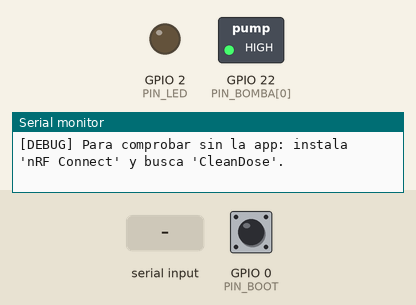
Simulated run of this sketch. Board: ESP32. Parts: switched loads named in the sketch (green lamp = pin HIGH), output pins drawn as LEDs (lit = HIGH), the last lines printed to the serial monitor. Dashed ring = blinking. Inputs (shaded band) come from the test bench; at power-on: GPIO 0 (PIN_BOOT) HIGH. EEPROM starts erased; nothing arrives over Bluetooth unless stated; a phone connects over Bluetooth LE 3 s after start.

Above: at 1.5 s.
1.6 s: "p90\n" received over Serial
At 4.5 s:
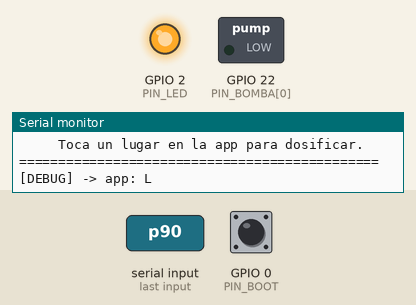
4.6 s: GPIO 0 (PIN_BOOT) pulled LOW for 3.2 s
At 9.7 s:
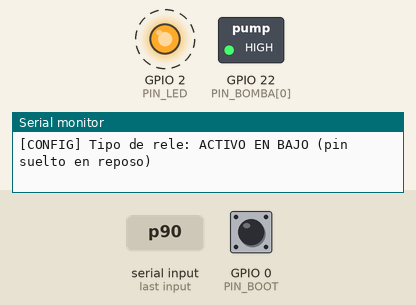
10.9 s: "p;45\n" received over Serial
At 11.35 s:
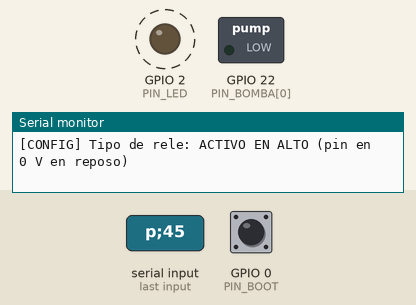
13.6 s: "p" received over Serial
At 16.6 s:
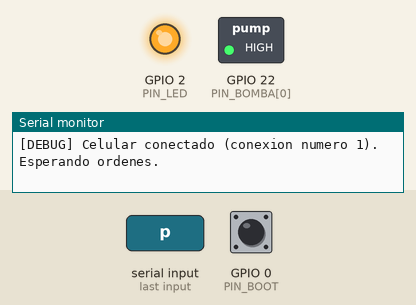
Timing chart, 0 to 18.1 s (numbered marks = the images above; inputs shaded):
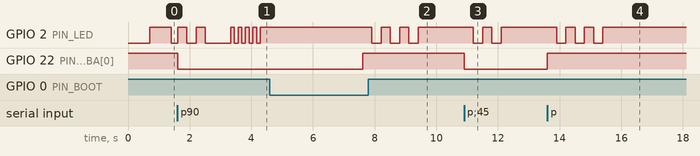

Measured:
- after the input at 1.6 s, GPIO 22 (PIN_BOMBA[0]): HIGH → LOW at once
- after the input at 4.6 s, GPIO 2 (PIN_LED): alternates HIGH for 0.30 s and LOW for 0.30 s, 6 changes in all, then stays HIGH, starting after 3.3 s; GPIO 22 (PIN_BOMBA[0]): LOW → HIGH after 3.0 s
- after the input at 10.9 s, GPIO 2 (PIN_LED): alternates HIGH for 0.30 s and LOW for 0.30 s, 4 changes in all, then stays HIGH, starting after 0.30 s; GPIO 22 (PIN_BOMBA[0]): HIGH → LOW at once
- after the input at 13.6 s, GPIO 2 (PIN_LED): alternates HIGH for 0.30 s and LOW for 0.30 s, 6 changes in all, then stays HIGH, starting after 0.31 s; GPIO 22 (PIN_BOMBA[0]): LOW → HIGH at once

The sketch:

cleandose.ino
```cpp
// CleanDose — firmware ESP32 por BLUETOOTH (BLE)
//
// El ESP32 solo prende bombas. La app (Chrome en Android) se conecta por Bluetooth, manda la
// orden y guarda el registro en el servidor con el internet del celular. El ESP32 NO necesita Wi-Fi.
//
// Mensajes cortos (caben en 20 bytes):
//   App → ESP32 (característica ORDEN, escribir):
//     G;<id>;<compartimento>;<segundos>   dosificar      ej. G;k3x9q2ab;1;12
//     S;<id>                              detener esa dosis
//   ESP32 → App (característica ESTADO, notificar y leer):
//     L                     libre
//     D;<id>;<resta_ms>     dosificando (se repite cada medio segundo)
//     H;<id>                hecha
//     P;<id>                parada por el operario
//     O;<resta_ms>          ocupado con otra dosis
//     E;<id>                orden inválida
//   Una dosis a la vez. Si llega la misma orden dos veces (mismo id), no se repite.
//
// Conexión AHORA (un solo relé y una bomba): los 4 compartimentos prenden el GPIO 22.
//   Relé: IN → GPIO 22 · VCC → VIN (5 V) · GND → GND · bomba en COM / NO con su fuente.
// Cuando haya 4 bombas, cambia PIN_BOMBA a {22, 21, 19, 18}.
//
// No necesita librerías extra: usa el Bluetooth que ya trae el ESP32 en el Arduino IDE.
//
// LED azul de la placa:
//   parpadeo lento ............ esperando que un celular se conecte
//   4 parpadeos y fijo ........ celular conectado
// Monitor Serie (115200): [INICIO] [OK] [ORDEN] [ERROR] en cada paso.

#include <BLEDevice.h>
#include <BLEServer.h>
#include <BLE2902.h>
#include <Preferences.h>

#define SERVICIO "7f3a0001-5c2e-4b8a-9f1d-3c6e2a1b4d00"
#define ORDEN    "7f3a0002-5c2e-4b8a-9f1d-3c6e2a1b4d00"
#define ESTADO   "7f3a0003-5c2e-4b8a-9f1d-3c6e2a1b4d00"

const int N = 4;
const int PIN_BOMBA[N] = {22, 22, 22, 22};   // por ahora todos al mismo relé
// El relé es un INTERRUPTOR: prendido solo durante una dosis, apagado en cualquier otro momento.
//
// Tipo de módulo (se guarda en la memoria del ESP32, no hace falta recompilar):
//   ACTIVO EN BAJO  (el más común, por defecto): en reposo el pin queda SUELTO (colector abierto),
//                   que apaga el módulo del todo aunque trabaje a 5 V; para prender se conecta a tierra.
//   ACTIVO EN ALTO: en reposo el pin queda en 0 V y para prender sube a 3.3 V.
// Si el foco verde queda prendido sin hacer nada, cambia el tipo de una de estas dos formas:
//   - mantén presionado el botón BOOT del ESP32 durante 3 segundos (el LED parpadea 3 veces = activo en bajo,
//     2 veces = activo en alto), o
//   - escribe  p  en el Monitor Serie.
// Para probar el relé sin la app, escribe  t  en el Monitor Serie: se prende 3 segundos y se apaga.
const int PIN_BOOT = 0;           // botón BOOT de la placa
Preferences memoria;
bool releActivoBajo = true;
const long SEG_MAX = 120;
const int PIN_LED = 2;
const bool DEBUG_BLE = true;      // true = mensajes extra en el Monitor Serie para probar la conexión Bluetooth

BLEServer* servidor;
BLECharacteristic* chEstado;
volatile bool conectado = false;
volatile bool recienConectado = false;
volatile bool hayOrden = false;
String orden = "";

int activo = -1;                  // compartimento dosificando (0..3) o -1
unsigned long hastaMs = 0;
String idActual = "";             // dosis en curso o la última terminada
String estadoFinal = "L";               // último estado final, para responder órdenes repetidas
unsigned long ultimoAviso = 0;
unsigned long ultimoLatido = 0;   // para el mensaje de depuración cada 5 s
unsigned long ultimoRepaso = 0;   // última vez que se aseguró el relé apagado
int conexiones = 0;               // cuántas veces se conectó un celular desde que arrancó

void configurarPines() {
  for (int i = 0; i < N; i++) {
    if (releActivoBajo) {
      pinMode(PIN_BOMBA[i], OUTPUT_OPEN_DRAIN);   // HIGH = suelto (apagado), LOW = a tierra (prendido)
      digitalWrite(PIN_BOMBA[i], HIGH);
    } else {
      pinMode(PIN_BOMBA[i], OUTPUT);
      digitalWrite(PIN_BOMBA[i], LOW);
    }
  }
}

void bomba(int i, bool prendida) {
  bool nivelPrendido = releActivoBajo ? LOW : HIGH;
  digitalWrite(PIN_BOMBA[i], prendida ? nivelPrendido : !nivelPrendido);
}

void parpadearLed(int veces, int ms) {
  for (int i = 0; i < veces; i++) {
    digitalWrite(PIN_LED, HIGH); delay(ms);
    digitalWrite(PIN_LED, LOW);  delay(ms);
  }
}

void cambiarTipoRele() {
  releActivoBajo = !releActivoBajo;
  memoria.begin("cleandose", false);
  memoria.putBool("bajo", releActivoBajo);
  memoria.end();
  configurarPines();
  Serial.print("[CONFIG] Tipo de rele: ");
  Serial.println(releActivoBajo ? "ACTIVO EN BAJO (pin suelto en reposo)" : "ACTIVO EN ALTO (pin en 0 V en reposo)");
  parpadearLed(releActivoBajo ? 3 : 2, 300);
}

void enviar(const String& s) {
  if (DEBUG_BLE) { Serial.print("[DEBUG] -> app: "); Serial.println(s); }
  chEstado->setValue((uint8_t*)s.c_str(), s.length());
  if (conectado) chEstado->notify();
}

long restaMs() { return activo >= 0 ? max(0L, (long)(hastaMs - millis())) : 0; }

void terminar(const char* como) {
  bomba(activo, false);
  Serial.print("[ORDEN] Bomba OFF (");
  Serial.print(como[0] == 'H' ? "dosis terminada" : "detenida desde la app");
  Serial.println(")");
  activo = -1;
  estadoFinal = String(como) + ";" + idActual;
  enviar(estadoFinal);
}

class AlConectar : public BLEServerCallbacks {
  void onConnect(BLEServer*) override { conectado = true; recienConectado = true; conexiones++; }
  void onDisconnect(BLEServer* s) override {
    conectado = false;
    s->startAdvertising();              // vuelve a anunciarse para el siguiente celular
  }
};

class AlEscribir : public BLECharacteristicCallbacks {
  void onWrite(BLECharacteristic* c) override {
    orden = String(c->getValue().c_str());
    hayOrden = true;                    // se procesa en loop(), no aquí
  }
};

// Separa "G;id;1;12" en partes.
String parte(const String& s, int n) {
  int desde = 0;
  for (int i = 0; i < n; i++) {
    desde = s.indexOf(';', desde) + 1;
    if (desde == 0) return "";
  }
  int hasta = s.indexOf(';', desde);
  return hasta < 0 ? s.substring(desde) : s.substring(desde, hasta);
}

void procesar(const String& o) {
  String tipo = parte(o, 0);
  String id = parte(o, 1);
  if (tipo == "S") {
    if (activo >= 0 && id == idActual) terminar("P");
    return;
  }
  if (tipo != "G" || id.length() == 0) return;

  if (id == idActual) {                 // la misma orden otra vez: no se repite
    if (activo >= 0) enviar("D;" + id + ";" + String(restaMs()));
    else enviar(estadoFinal);
    return;
  }
  if (activo >= 0) {
    enviar("O;" + String(restaMs()));
    return;
  }
  int c = parte(o, 2).toInt();
  long seg = parte(o, 3).toInt();
  if (c < 1 || c > N || seg < 1 || seg > SEG_MAX) {
    Serial.print("[ERROR] Orden invalida: ");
    Serial.println(o);
    enviar("E;" + id);
    return;
  }
  idActual = id;
  activo = c - 1;
  hastaMs = millis() + seg * 1000UL;
  bomba(activo, true);
  Serial.print("[ORDEN] Bomba ");
  Serial.print(c);
  Serial.print(" ON por ");
  Serial.print(seg);
  Serial.println(" s");
  enviar("D;" + id + ";" + String(restaMs()));
  ultimoAviso = millis();
}

void setup() {
  Serial.begin(115200);
  memoria.begin("cleandose", false);
  releActivoBajo = memoria.getBool("bajo", true);
  memoria.end();
  configurarPines();                    // relé apagado desde el primer instante
  pinMode(PIN_LED, OUTPUT);
  pinMode(PIN_BOOT, INPUT_PULLUP);
  delay(300);
  Serial.println();
  Serial.print("[INICIO] CleanDose arrancando. Rele apagado, tipo: ");
  Serial.println(releActivoBajo ? "ACTIVO EN BAJO (pin suelto en reposo)" : "ACTIVO EN ALTO (pin en 0 V en reposo)");
  Serial.println("[INICIO] El foco verde debe estar apagado. Si no, mantén BOOT 3 s o escribe p. Escribe t para probar el rele 3 s.");

  BLEDevice::init("CleanDose");
  if (DEBUG_BLE) {
    Serial.print("[DEBUG] Direccion Bluetooth del ESP32: ");
    Serial.println(BLEDevice::getAddress().toString().c_str());
  }
  servidor = BLEDevice::createServer();
  servidor->setCallbacks(new AlConectar());
  BLEService* servicio = servidor->createService(SERVICIO);
  BLECharacteristic* chOrden = servicio->createCharacteristic(ORDEN, BLECharacteristic::PROPERTY_WRITE);
  chOrden->setCallbacks(new AlEscribir());
  chEstado = servicio->createCharacteristic(ESTADO, BLECharacteristic::PROPERTY_READ | BLECharacteristic::PROPERTY_NOTIFY);
  chEstado->addDescriptor(new BLE2902());
  chEstado->setValue("L");
  servicio->start();
  BLEAdvertising* anuncio = BLEDevice::getAdvertising();
  anuncio->addServiceUUID(SERVICIO);
  anuncio->setScanResponse(true);
  BLEDevice::startAdvertising();
  Serial.println("[OK] Bluetooth listo. Busca 'CleanDose' desde la app.");
  if (DEBUG_BLE) {
    Serial.println("[DEBUG] Anunciando el servicio 7f3a0001-... con el nombre 'CleanDose'.");
    Serial.println("[DEBUG] En el celular (Chrome): Conectar maquina. Si no aparece, usa 'Ver todos los dispositivos'.");
    Serial.println("[DEBUG] Para comprobar sin la app: instala 'nRF Connect' y busca 'CleanDose'.");
  }
}

void loop() {
  if (recienConectado) {
    recienConectado = false;
    Serial.println("==============================================");
    Serial.println("[OK] CELULAR CONECTADO POR BLUETOOTH");
    Serial.println("     Toca un lugar en la app para dosificar.");
    Serial.println("==============================================");
    for (int i = 0; i < 4; i++) { digitalWrite(PIN_LED, HIGH); delay(120); digitalWrite(PIN_LED, LOW); delay(120); }
    enviar(activo >= 0 ? String("D;") + idActual + ";" + String(restaMs()) : String("L"));
  }
  static bool estabaConectado = false;
  if (estabaConectado && !conectado) Serial.println("[INFO] Celular desconectado. Esperando otro...");
  estabaConectado = conectado;

  if (hayOrden) {
    hayOrden = false;
    if (DEBUG_BLE) { Serial.print("[DEBUG] <- app: "); Serial.println(orden); }
    procesar(orden);
  }

  if (DEBUG_BLE && millis() - ultimoLatido >= 5000) {
    ultimoLatido = millis();
    if (conectado) {
      Serial.print("[DEBUG] Celular conectado (conexion numero ");
      Serial.print(conexiones);
      Serial.println("). Esperando ordenes.");
    } else {
      Serial.println("[DEBUG] Anunciando como 'CleanDose', esperando que un celular se conecte...");
    }
  }

  // Botón BOOT mantenido 3 s: cambia el tipo de relé.
  static unsigned long botonDesde = 0;
  static bool botonUsado = false;
  if (digitalRead(PIN_BOOT) != LOW) {
    botonDesde = 0;
    botonUsado = false;
  } else if (!botonUsado) {
    if (botonDesde == 0) botonDesde = millis();
    else if (millis() - botonDesde >= 3000 && activo < 0) {
      cambiarTipoRele();
      botonUsado = true;
    }
  }

  // Comandos de prueba por el Monitor Serie: p = cambiar tipo de relé, t = probar el relé 3 s.
  while (Serial.available()) {
    char c = Serial.read();
    if (c == 'p' && activo < 0) cambiarTipoRele();
    else if (c == 't' && activo < 0) {
      Serial.println("[PRUEBA] Rele ON 3 s...");
      bomba(0, true);
      delay(3000);
      bomba(0, false);
      Serial.println("[PRUEBA] Rele OFF");
    }
  }

  // Siempre verifica: sin dosis en curso, vuelve a dejar todos los relés apagados cada segundo.
  if (activo < 0 && millis() - ultimoRepaso >= 1000) {
    ultimoRepaso = millis();
    for (int i = 0; i < N; i++) bomba(i, false);
  }

  if (activo >= 0) {
    if ((long)(millis() - hastaMs) >= 0) terminar("H");   // se apaga sola aunque el celular se desconecte
    else if (millis() - ultimoAviso >= 500) {
      enviar("D;" + idActual + ";" + String(restaMs()));
      ultimoAviso = millis();
    }
  }

  // LED: fijo si hay celular conectado, parpadeo lento si espera.
  digitalWrite(PIN_LED, conectado ? HIGH : (millis() / 700) % 2);
  delay(10);
}
```
